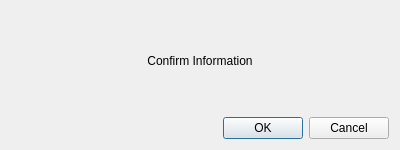
<?xml version="1.0" encoding="UTF-8"?>
<ui version="4.0">
 <class>ConfirmDialog</class>
 <widget class="QDialog" name="ConfirmDialog">
  <property name="geometry">
   <rect>
    <x>0</x>
    <y>0</y>
    <width>400</width>
    <height>150</height>
   </rect>
  </property>
  <property name="windowTitle">
   <string>Confirm</string>
  </property>
  <layout class="QVBoxLayout" name="verticalLayout">
   <item>
    <widget class="QLabel" name="messageLabel">
     <property name="text">
      <string>Confirm Information</string>
     </property>
     <property name="alignment">
      <set>Qt::AlignCenter</set>
     </property>
    </widget>
   </item>
   <item>
    <widget class="QDialogButtonBox" name="buttonBox">
     <property name="orientation">
      <enum>Qt::Horizontal</enum>
     </property>
     <property name="standardButtons">
      <set>QDialogButtonBox::Cancel|QDialogButtonBox::Ok</set>
     </property>
    </widget>
   </item>
  </layout>
 </widget>
 <resources/>
 <connections>
  <connection>
   <sender>buttonBox</sender>
   <signal>accepted()</signal>
   <receiver>ConfirmDialog</receiver>
   <slot>accept()</slot>
  </connection>
  <connection>
   <sender>buttonBox</sender>
   <signal>rejected()</signal>
   <receiver>ConfirmDialog</receiver>
   <slot>reject()</slot>
  </connection>
 </connections>
</ui>
